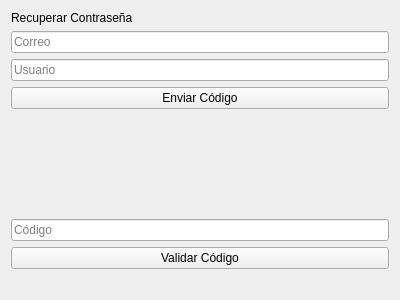
<?xml version="1.0" encoding="UTF-8"?>
<ui version="4.0">
 <class>PantallaRecuperarClave</class>
 <widget class="QWidget" name="PantallaRecuperarClave">
  <property name="geometry">
   <rect>
    <x>0</x>
    <y>0</y>
    <width>400</width>
    <height>300</height>
   </rect>
  </property>
  <property name="windowTitle">
   <string>Form</string>
  </property>
  <layout class="QGridLayout" name="gridLayout">
   <item row="5" column="1">
    <spacer name="verticalSpacer">
     <property name="orientation">
      <enum>Qt::Orientation::Vertical</enum>
     </property>
     <property name="sizeHint" stdset="0">
      <size>
       <width>20</width>
       <height>40</height>
      </size>
     </property>
    </spacer>
   </item>
   <item row="7" column="1">
    <widget class="QPushButton" name="btnValidarCodigo">
     <property name="text">
      <string>Validar Código</string>
     </property>
    </widget>
   </item>
   <item row="0" column="1">
    <widget class="QLabel" name="label">
     <property name="text">
      <string>Recuperar Contraseña</string>
     </property>
    </widget>
   </item>
   <item row="8" column="1" alignment="Qt::AlignmentFlag::AlignHCenter">
    <widget class="QLabel" name="labelResultado">
     <property name="text">
      <string/>
     </property>
    </widget>
   </item>
   <item row="6" column="1">
    <widget class="QLineEdit" name="lineCodigo">
     <property name="placeholderText">
      <string>Código</string>
     </property>
    </widget>
   </item>
   <item row="3" column="1">
    <widget class="QLineEdit" name="lineNick">
     <property name="placeholderText">
      <string>Usuario</string>
     </property>
    </widget>
   </item>
   <item row="2" column="1">
    <widget class="QLineEdit" name="lineEmail">
     <property name="placeholderText">
      <string>Correo</string>
     </property>
    </widget>
   </item>
   <item row="4" column="1">
    <widget class="QPushButton" name="btnEnviarCodigo">
     <property name="text">
      <string>Enviar Código</string>
     </property>
    </widget>
   </item>
  </layout>
 </widget>
 <tabstops>
  <tabstop>lineEmail</tabstop>
  <tabstop>lineNick</tabstop>
  <tabstop>btnEnviarCodigo</tabstop>
  <tabstop>lineCodigo</tabstop>
  <tabstop>btnValidarCodigo</tabstop>
 </tabstops>
 <resources/>
 <connections/>
</ui>
